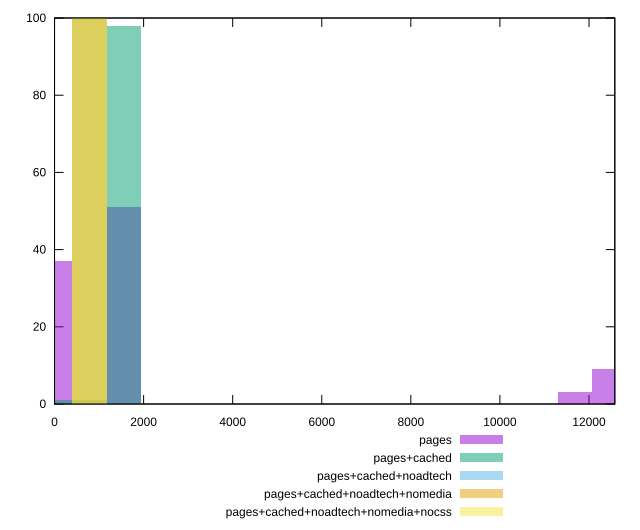

Source code (gnuplot):
reset

$pages <<EOF
0 37
1558.3214049155697 51
12466.571239324558 9
11687.410536866773 3
EOF

$pagesCached <<EOF
0 1
1558.3214049155697 98
779.1607024577849 1
EOF

$pagesCachedNoadtech <<EOF
779.1607024577849 100
EOF

$pagesCachedNoadtechNomedia <<EOF
779.1607024577849 100
EOF

$pagesCachedNoadtechNomediaNocss <<EOF
779.1607024577849 100
EOF

set key outside below
set boxwidth 779.1607024577849
set xrange [0:12580]
set yrange [0:100]
set trange [0:100]
set style fill transparent solid 0.5 noborder
set terminal svg size 640, 530 enhanced background rgb 'white'
set output "report_00021_2021-02-20T09:16:39.615Z/uses-rel-preload/comparison/histogram/all_raw.svg"

plot $pages title "pages" with boxes, \
     $pagesCached title "pages+cached" with boxes, \
     $pagesCachedNoadtech title "pages+cached+noadtech" with boxes, \
     $pagesCachedNoadtechNomedia title "pages+cached+noadtech+nomedia" with boxes, \
     $pagesCachedNoadtechNomediaNocss title "pages+cached+noadtech+nomedia+nocss" with boxes

reset
